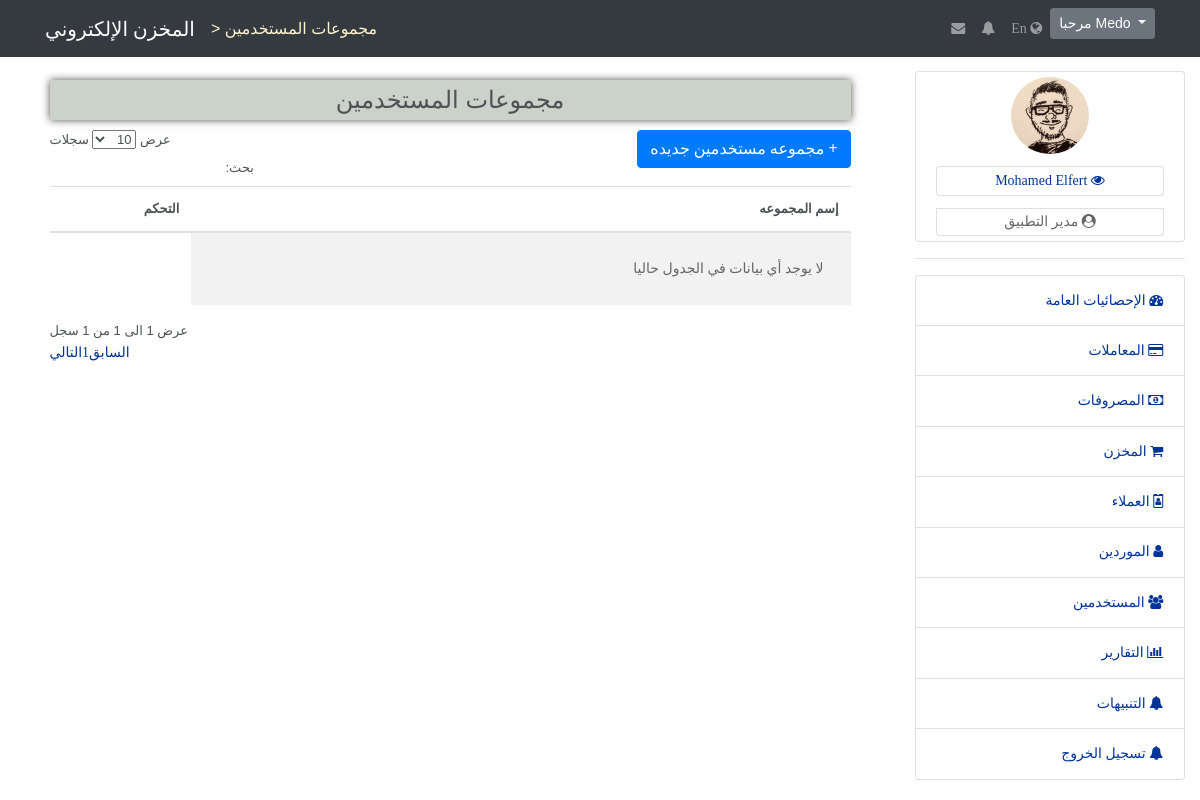
The app's page /usersgroups, older data.
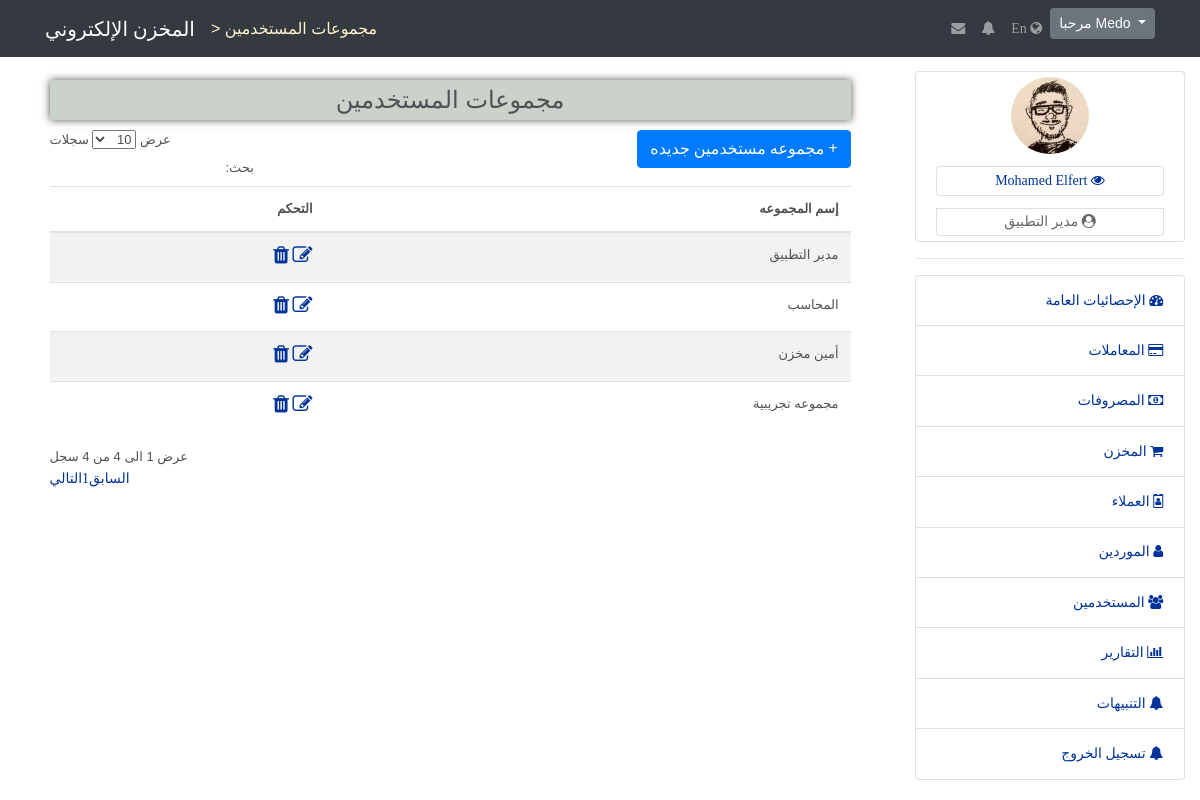
The same page, newer data.
### tables this page shows
CREATE TABLE `app_users_groups` (
  `GroupId` tinyint(1) UNSIGNED NOT NULL,
  `GroupName` varchar(20) NOT NULL
);

### app/controllers/abstractcontroller.php (called while the page is built, shortened)
<?php
class AbstractController
{
    protected $_controller;
    protected $_action;
    protected $_template;
    protected $_registry;
    protected $_data = [];
    public function setController($controllerName){
        $this->_controller = $controllerName;
    }
    public function setAction($actionName){
        $this->_action = $actionName;
    }
    public function setTemplate($template){
        $this->_template = $template;
    }
    public function setRegistry($registry){
        $this->_registry = $registry;
    }
    protected function _view(){
        $view = VIEWS_PATH . $this->_controller . DS . $this->_action . '.view.php';
        $this->_data = array_merge($this->_data,$this->language->getDictionary());
        $this->_template->setRegistry($this->_registry);
        $this->_template->setActionViewFile($view);
        $this->_template->setAppData($this->_data);
        $this->_template->renderApp();
    }
}

### app/controllers/usersgroupscontroller.php (called while the page is built, shortened)
<?php
class UsersGroupsController extends AbstractController
{
    public function defaultAction()
    {
        $this->_data ['groups'] = UsersGroupsModel::getAll();
        $this->_view();
    }
}

### app/lib/frontcontroller.php (called while the page is built, shortened)
<?php
class FrontController
{
    private $_controller = 'index';
    private $_action     = 'default';
    private $_params     = array();
    private $_registry;
    private $_template;
    public function __construct(Template $template , Registry $registry)
    {
        $this->_template = $template;
        $this->_registry = $registry;
    }
    private function _parseUrl(){
        $url = explode('/',trim(parse_url($_SERVER['REQUEST_URI'],PHP_URL_PATH),'/'),3);
        if (isset($url[0]) && $url[0] != ''){
            $this->_controller = $url[0];
        }
    }
    public function dispatch(){
        $actionName = $this->_action .'Action';
        $controller = new $controllerClassName();
        $controller->setController($this->_controller);
        $controller->setAction($this->_action);
        $controller->setparams($this->_params);
        $controller->setTemplate($this->_template);
        $controller->setRegistry($this->_registry);
        $controller->$actionName();
    }
}

### public/index.php (called while the page is built, shortened)
<?php
require APP_PATH . DS . 'lib' . DS . 'autoload.php';
$session = new SessionManager();
$session->start();
if(!isset($session->lang)){
    $session->lang = APP_DEFAULT_LANGUAGE;
}
$template_parts = require '..' . DS . 'app' . DS . 'config' . DS . 'templateconfig.php';
$template  = new Template($template_parts);
$language  = new Language();
$messenger = Messenger::getInstance($session);
$registry = Registry::getInstance();
$registry->session   = $session;
$registry->language  = $language;
$registry->messenger = $messenger;
$frontController = new FrontController($template,$registry);
$frontController->dispatch();

### app/lib/template/templatehelper.php (called while the page is built, shortened)
<?php
trait TemplateHelper
{
    public function matchUrl($url)
    {
       return parse_url($_SERVER['REQUEST_URI'],PHP_URL_PATH) === $url;
    }
}

### app/lib/autoload.php (called while the page is built, shortened)
<?php
class Autoload
{
    public static function autoload($className){
        $className = str_replace('PHPMVC' , '' , $className);
        $className = str_replace('\\' , '/' , $className);
        $className = $className . '.php';
        $className = strtolower($className);
    }
}

### app/lib/database/databasehandler.php (called while the page is built, shortened)
<?php
abstract class DatabaseHandler
{
    public static function factory()
    {
        $driver = DATABASE_CONN_DRIVER;
        if ($driver == self::DATABASE_DRIVER_PDO) {
            return PDODatabaseHandler::getInstance();
        } elseif ($driver == self::DATABASE_DRIVER_MYSQLI) {
            return MySQLiDatabaseHandler::getInstance();
        }
    }
}

### app/lib/database/pdodatabasehandler.php (called while the page is built, shortened)
<?php
class PDODatabaseHandler extends DatabaseHandler
{
    private static $_instance;
    private static $_handler;
    public function __call($name,$arguments){
        return call_user_func_array(array(&self::$_handler, $name),$arguments);
    }
    protected static function init()
    {
        try{
            self::$_handler = new \PDO('mysql://hostname=' . DATABASE_HOST_NAME . ';dbname=' . DATABASE_DB_NAME,
                                        DATABASE_USERNAME,DATABASE_PASSWORD,
                array(\PDO::ATTR_ERRMODE => \PDO::ERRMODE_WARNING, \PDO::MYSQL_ATTR_INIT_COMMAND => 'SET NAMES UTF8'));
        }catch(\PDOException $e){
            echo 'Sorry your may not have access to the database server.';
        }
    }
    public static function getInstance()
    {
        if(self::$_instance === null){
            self::$_instance  = new self();
        }
        return self::$_instance;
    }
}

### app/models/abstractmodel.php (called while the page is built, shortened)
<?php
class AbstractModel
{
    public static function getAll()
    {
        $sql = 'SELECT * FROM ' . static::$tableName;
        $stmt = DatabaseHandler::factory()->prepare($sql);
        $stmt->execute();
        if(method_exists(get_called_class(), '__construct')) {
            $results = $stmt->fetchAll(\PDO::FETCH_CLASS | \PDO::FETCH_PROPS_LATE, get_called_class(), array_keys(static::$tableSchema));
        } else {
            $results = $stmt->fetchAll(\PDO::FETCH_CLASS, get_called_class());
        }
        return  (is_array($results) && !empty($results)) ? $results : false;
    }
}

### app/views/usersgroups/default.view.php (the view)
<div class="main_div">
    <div class="show_info" style="width: 90%;">
        <table class="table table-striped custab data">
            <thead>
                <legend style="background: #cad2ca;padding: 10px;text-align: center; margin-bottom: 10px;box-shadow: 0 0 8px #574E4E;"> <?= $title ?> </legend>
                <a href="/usersgroups/add" class="btn btn-primary btn-xs pull-right"><b>&plus;</b> <?= $text_add_new_group ?> </a>
                <tr>
                    <th> <?= $text_group_name ?> </th>
                    <th> <?= $text_options ?> </th>
                </tr>
            </thead>
            <tbody>
            <?php
            if ($groups !== false){
                foreach($groups as $group){
            ?>
                <tr>
                    <td><?= $group->GroupName?></td>
                    <td>
                        <a href="/usersgroups/edit/<?= $group->GroupId ?>"><i class="fa fa-edit" style="font-size:20px"></i></a>
                        <a href="/usersgroups/delete/<?= $group->GroupId ?>" onclick="if(!confirm('<?= $text_delete_confirm ?>')) return false"><i class="fa fa-trash" style="font-size:20px"></i></a>
                    </td>
                </tr>
            <?php
                }
            }else{
            ?>
                <td colsapan="6"><p> <?= $text_no_data ?> </p></td>
            <?php
            }
            ?>
            </tbody>
        </table>
    </div>
</div>

### app/lib/template/template.php (shortened to what the changed rows need)
<?php
class Template
{
    private $_templateParts;
    private $_action_view;
    public function __construct(array $parts)
    {
        $this->_templateParts = $parts;
    }
    public function setActionViewFile($actionViewPath)
    {
        $this->_action_view = $actionViewPath;
    }
    private function renderTemplateHeaderStart()
    {
        require TEMPLATE_PATH . 'templateheaderstart.php';
    }
    private function renderTemplateHeaderEnd()
    {
        require TEMPLATE_PATH . 'templateheaderend.php';
    }
    private function renderTemplateFooter()
    {
        require TEMPLATE_PATH . 'templatefooter.php';
    }
    private function renderTemplateBlocks()
    {
        if(!array_key_exists('template',$this->_templateParts)){
            echo '
                    <div style="background: #ce5656;padding: 5px;text-align: center">
                        <h1> Sorry You Have To Define The Template Blocks :( </h1>
                    </div>
                ';
        }else{
            $parts = $this->_templateParts['template'];
            if(!empty($parts)){
                foreach($parts as $partKey => $file){
                    if($partKey === ':view'){
                        require $this->_action_view;
                    }else{
                        require $file;
                    }
                }
            }
        }
    }
    private function renderHeaderResources()
    {
        $output = '';
        if(!array_key_exists('header_resources',$this->_templateParts)){
            echo '
                    <div style="background: #ce5656;padding: 5px;text-align: center">
                        <h1> Sorry You Have To Define The Header Resources :( </h1>
                    </div>
                ';
        }else{
            $resources = $this->_templateParts['header_resources'];
            $css = $resources['css'];
            if(!empty($css)){
                foreach($css as $cssKey => $path){
                    $output .= '<link type="text/css" rel="stylesheet" href="' . $path . '">';
                }
            }
            $js = $resources['js'];
            if(!empty($js)){
                foreach($js as $jsKey => $path){
                    $output .= '<script  src="' . $path . '"></script>';
                }
            }
        }
        echo $output;
    }
    public function renderApp()
    {
        $this->renderHeaderResources();
        $this->renderTemplateBlocks();
    }
}

### app/template/nav.php (shortened to what the changed rows need)
<nav class="navbar navbar-expand-lg navbar-dark bg-dark fixed-top">
    <div class="container">
        <a class="navbar-brand" href="/"><?= $text_logo ?></a>
        <h6 style="color: #fff3cd">
            <?php if(isset($title)) :  ?>
                <?= ' > ' . $title ?>
            <?php endif; ?>
        </h6>
        <div class="collapse navbar-collapse" id="navbarResponsive">
            <ul class="navbar-nav ml-auto">
                <li class="nav-item">
                    <a href="/messages" class="language_switch nav-link"><i class="fa fa-envelope"></i></a>
                </li>
                <li class="nav-item">
                    <a href="javascript:;" class="language_switch notifications nav-link"><i class="fa fa-bell"></i></a>
                </li>
                <li class="nav-item">
                    <a href="/language" class="language_switch nav-link"><span><?= $_SESSION['lang'] == 'ar' ? 'En' : 'عربي' ?></span> <i class="fa fa-globe"></i></a>
                </li>
            </ul>
            <div class="dropdown">
                <button class="btn btn-secondary btn-sm dropdown-toggle" type="button" data-toggle="dropdown" aria-haspopup="true" aria-expanded="false">
                    <span><?= $text_welcome ?> Medo</span>
                </button>
            </div>
        </div>
    </div>
</nav>

### app/template/sidbar.php (shortened to what the changed rows need)
<aside class="col-lg-3 sidbar">
    <div>
        <div class="list-group">
            <div class="list-group-item" style="text-align:center">
                <img src="/images/avatar/avatar1.jpg" style="width:30%;border-radius:50%;">
                <p><a href="/users/profile" class="list-group-item" style="padding:2px"><i class="fa fa-eye"></i>  Mohamed Elfert  </a></p>
                <p class="list-group-item" style="padding:1px"><i class="fa fa-user-circle"></i>  <?= $text_app_manager ?>  </p>
            </div>
        </div>
    </div>
    <hr>
    <div>
        <div class="list-group">
            <li class="nav-item list-group-item <?= ($this->matchUrl('/') === true)  ? 'selected' : '' ?>">
                <a class="nav-link collapsed" href="/">
                    <i class="fa fa-dashboard"></i>
                    <span><?= $text_general_statistics ?></span>
                </a>
            </li>
            <li class="nav-item list-group-item">
                <a class="nav-link collapsed" href="#" data-toggle="collapse" data-target="#collapseOne" aria-expanded="true" aria-controls="collapseOne">
                    <i class="fa fa-credit-card"></i>
                    <span><?= $text_transactions ?></span>
                </a>
            </li>
            <li class="nav-item list-group-item">
                <a class="nav-link collapsed" href="#" data-toggle="collapse" data-target="#collapseTwo" aria-expanded="true" aria-controls="collapseTwo">
                    <i class="fa fa-money"></i>
                    <span><?= $text_expenses ?></span>
                </a>
            </li>
            <li class="nav-item list-group-item">
                <a class="nav-link collapsed" href="#" data-toggle="collapse" data-target="#collapseThree" aria-expanded="true" aria-controls="collapseThree">
                    <i class="fa fa-shopping-cart"></i>
                    <span><?= $text_store ?></span>
                </a>
            </li>
            <li class="nav-item list-group-item <?= ($this->matchUrl('/clients') === true)  ? 'selected' : '' ?>">
                <a class="nav-link collapsed" href="/clients">
                    <i class="fa fa-id-badge"></i>
                    <span><?= $text_clients ?></span>
                </a>
            </li>
            <li class="nav-item list-group-item <?= ($this->matchUrl('/suppliers') === true)  ? 'selected' : '' ?>">
                <a class="nav-link collapsed" href="/suppliers">
                    <i class="fa fa-user"></i>
                    <span><?= $text_suppliers ?></span>
                </a>
            </li>
            <li class="nav-item list-group-item">
                <a class="nav-link collapsed" href="#" data-toggle="collapse" data-target="#collapseSex" aria-expanded="true" aria-controls="collapseSex">
                    <i class="fa fa-group"></i>
                    <span><?= $text_users ?></span>
                </a>
            </li>
            <li class="nav-item list-group-item <?= ($this->matchUrl('/reports') === true)  ? 'selected' : '' ?>">
                <a class="nav-link collapsed" href="/reports">
                    <i class="fa fa-bar-chart"></i>
                    <span><?= $text_reports ?></span>
                </a>
            </li>
            <li class="nav-item list-group-item <?= ($this->matchUrl('/notifications') === true)  ? 'selected' : '' ?>">
                <a class="nav-link collapsed" href="/notifications">
                    <i class="fa fa-bell"></i>
                    <span><?= $text_notifications ?></span>
                </a>
            </li>
            <li class="nav-item list-group-item <?= ($this->matchUrl('/auth/logout') === true)  ? 'selected' : '' ?>">
                <a class="nav-link collapsed" href="/auth/logout">
                    <i class="fa fa-bell"></i>
                    <span><?= $text_log_out ?></span>
                </a>
            </li>
        </div>
    </div>
</aside>
<div class="action_view">

Row changes from the older to the newer data that the page shows:
added app_users_groups: GroupName "مدير التطبيق"
added app_users_groups: GroupName "المحاسب"
added app_users_groups: GroupName "أمين مخزن"
added app_users_groups: GroupName "مجموعه تجريبية"
Text that changed along with them:
text written by a page script: "عرض سجلات بحث: عرض 1 الى 1 من 1 سجل السابق 1 التالي" → "عرض سجلات بحث: عرض 1 الى 4 من 4 سجل السابق 1 التالي"
list line gone: "لا يوجد أي بيانات في الجدول حاليا"
